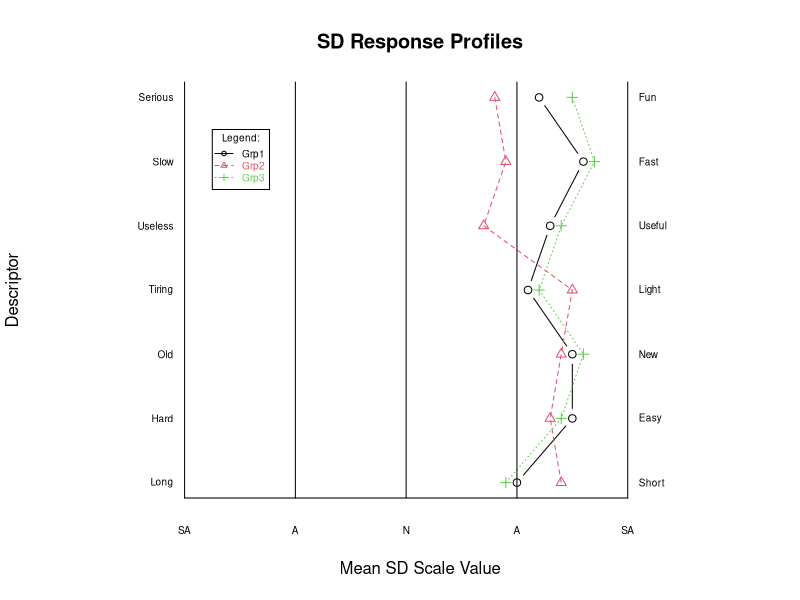
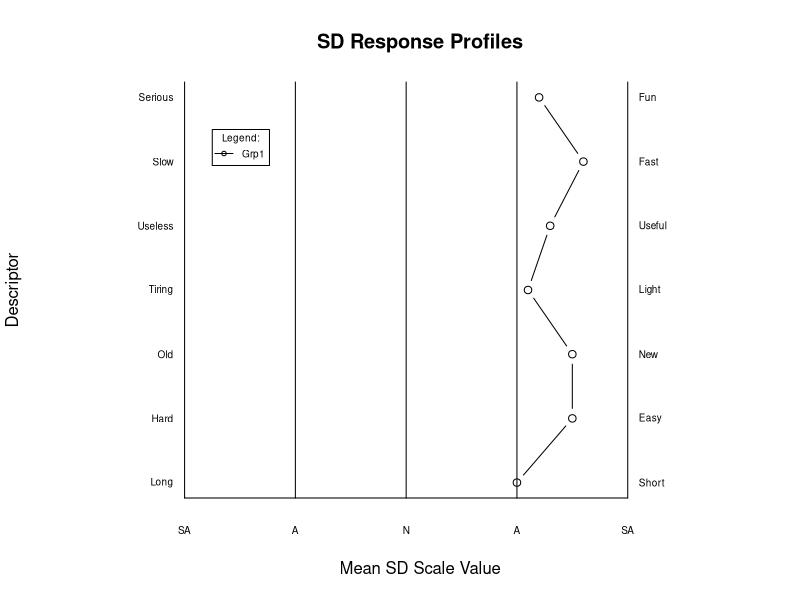

These figures' R source, in order:
sdRplot<-function(nx,sl,ny,x){
#
# R function that can be used for creating Semantic Differential 
# (SD) inventory plots.  The input arguments for the function are:
#   nx - number of levels in scale, e.g., 5
#   sl - scale labels as a list, e.g. c("SA","A","N","A","SA")
#   ny - number of descriptor items in the inventory
#   x - data matrix: 
#              col1: low-end descriptors 
#              col2: high-end descriptors
#              col3-onwards: mean scale values for each group
# The names of the columns (col 3 and above) of the data matrix 
# (e.g., dimnames(x[[2]][3:ncol(x)])) are used for labelling 
# the groups in the legend.
# Author: Justine Leon A. Uro (justineuro@gmail.com)
# Date: 19 October 2011 orig.
#       06 January 2021 rev. to allow plotting for data on only one group (l. 60)
#
# Example:
# low<-c("Serious","Slow","Useless","Tiring","Old","Hard","Long")
# high<-c("Fun","Fast","Useful","Light","New","Easy","Short")
# scale<-c("SA","A","N","A","SA")
# grp1means<-c(4.2,4.6,4.3,4.1,4.5,4.5,4.0)
# grp2means<-c(3.8,3.9,3.7,4.5,4.4,4.3,4.4)
# grp3means<-c(4.5,4.7,4.4,4.2,4.6,4.4,3.9)
# data<-matrix(
#      cbind(low,high,grp1means,grp2means,grp3means),
#      nrow=7,ncol=5,byrow=FALSE,
#      dimnames=list(c("I1","I2","I3","I4","I5","I6","I7"),
#                    c("Low","High","Grp1","Grp2","Grp3"))
#     )
# sdRplot(5,scale,7,data)
#
NSCALE<-nx
NLAB<-ny
NRW<-nrow(x)
NCL<-ncol(x)
NGRP<-ncol(x)-2
GRPNMS<-dimnames(x)[[2]][3:NCL]
yval<-NLAB:1
labvaln<-x[,1]
labvalp<-x[,2]
plot(x[,3],yval,axes=F,pch=1,col=1,type="b",
     xlab="Mean SD Scale Value",ylab="Descriptor",
     xlim=c(0.30,NSCALE+0.95),
     lab=c(NSCALE,NLAB+2,1),mgp=c(3,1,0),xaxs="r",
     mar=c(7,7,1,1)
     )
title(main="SD Response Profiles",
      sub="",
      cex.sub=0.50
      )
legend(1.25,NLAB-0.5,title="Legend:",GRPNMS,
       title.col="black",
       text.col=1:NGRP,
       pch=1:NGRP,lty=1:NGRP,
       col=1:NGRP,cex=0.60
       )
  if(NGRP>1){
    for(i in 2:NGRP){
      points(x[,i+2],yval,pch=i,col=i)
      lines(x[,i+2],yval,pch=i,col=i,lty=i)
    }
  }
axis(1,tck=1,at=c(1:NSCALE),labels=sl,cex.axis=0.60)
  for (i in 1:NLAB)
  {
    text(0.90,yval[i],label=labvaln[i],adj=1,cex=0.60)
    text(NSCALE+0.10,yval[i],label=labvalp[i],adj=0,cex=0.60)
  }
}
#
##
###
# Example 1
###
low<-c("Serious","Slow","Useless","Tiring","Old","Hard","Long")
high<-c("Fun","Fast","Useful","Light","New","Easy","Short")
scale<-c("SA","A","N","A","SA")
grp1means<-c(4.2,4.6,4.3,4.1,4.5,4.5,4.0)
grp2means<-c(3.8,3.9,3.7,4.5,4.4,4.3,4.4)
grp3means<-c(4.5,4.7,4.4,4.2,4.6,4.4,3.9)
data<-matrix(
    cbind(low,high,grp1means,grp2means,grp3means),
    nrow=7,ncol=5,byrow=FALSE,
    dimnames=list(c("I1","I2","I3","I4","I5","I6","I7"),
                    c("Low","High","Grp1","Grp2","Grp3"))
   )
sdRplot(5,scale,7,data)
###
# Example 2 (for grp1means only)
###
data1grp<-matrix(
  cbind(low,high,grp1means),
  nrow=7,ncol=3,byrow=FALSE,
  dimnames=list(c("I1","I2","I3","I4","I5","I6","I7"),
                c("Low","High","Grp1"))
)
sdRplot(5,scale,7,data1grp)
#